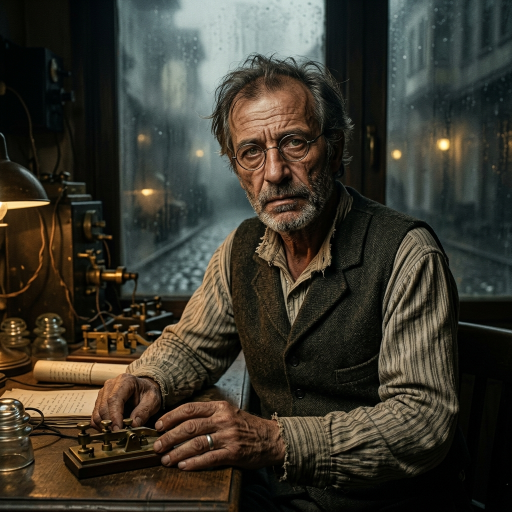
#> input picture wwwroot/images/towns/sisoren/npcler/npc_201.jpg, 1024 x 1024 px, given in place of jail_selma.png, which was not available (shown at 1/2 size)
$ python overlay_213.py
#> lines starting #> are read from the running program, lines starting #| are printed output that depends on the picture; pictures that were not available may be replaced by others from this repository, and a replacement may not be noted
from PIL import Image, ImageOps, ImageEnhance
import numpy as np

# Görseller
selma_img = Image.open(r"c:\Users\solma\OneDrive\Desktop\Dedektiflik\wwwroot\images\jail_selma.png").convert("RGB").resize((1024, 1024))
#> selma_img is the input picture: PIL image 1024x1024 RGB; mean R, G, B 59.1, 56.1, 45.9
target_img = Image.open(r"c:\Users\solma\OneDrive\Desktop\Dedektiflik\wwwroot\images\towns\sisoren\npcler\npc_213.jpg").convert("RGB").resize((1024, 1024))
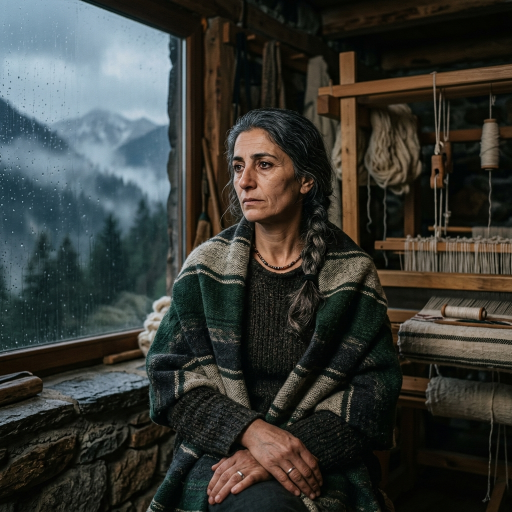
#> input picture wwwroot/images/towns/sisoren/npcler/npc_213.jpg, 1024 x 1024 px, found by its file name (shown at 1/2 size)
#> target_img is the input picture: PIL image 1024x1024 RGB; mean R, G, B 55.3, 57.2, 52.7

# Hedef görseli noir tonuna çevir
target_gray = ImageOps.grayscale(target_img)
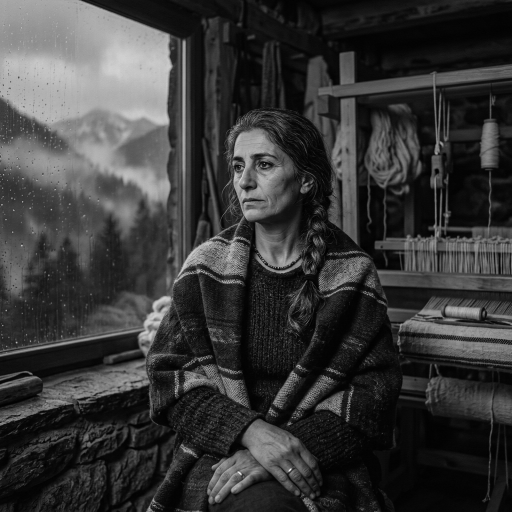
#> target_gray: PIL image 1024x1024 L (shown at 1/2 size); min 0, max 251, mean 56.1
enh = ImageEnhance.Contrast(target_gray)
target_noir = enh.enhance(1.4)
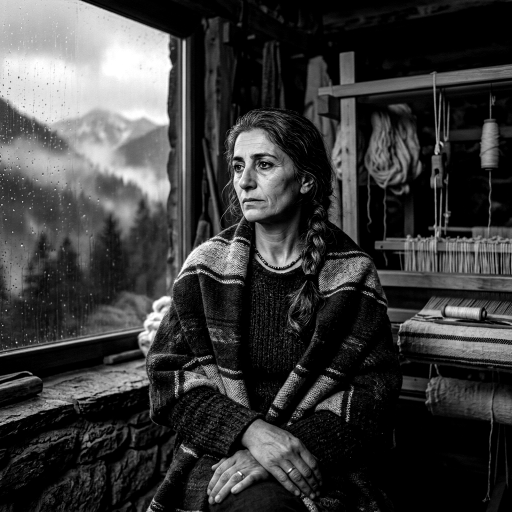
#> target_noir: PIL image 1024x1024 L (shown at 1/2 size); min 0, max 255, mean 58.7
target_noir = ImageEnhance.Brightness(target_noir).enhance(0.85).convert("RGB")
#> target_noir: PIL image 1024x1024 RGB

selma_arr = np.array(selma_img)
target_arr = np.array(target_noir)

# Selma görselindeki parmaklık pikselleri (çok koyu siyah olan ve dikey sütunlarda yer alanlar)
gray_selma = np.mean(selma_arr, axis=2)
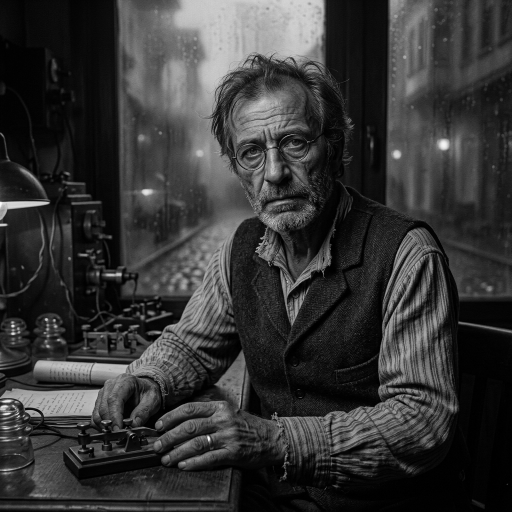
#> gray_selma: shape (1024, 1024) float64 (shown at 1/2 size); min 0, max 253.7, mean 53.7

# Parmaklıkların olduğu x aralıkları
bars_mask = np.zeros((1024, 1024), dtype=bool)
x_bars = [
    (0, 50),
    (118, 168),
    (264, 314),
    (395, 445),
    (562, 612),
    (685, 735),
    (855, 1024)
]
for x1, x2 in x_bars:
    # Sadece o sütundaki gerçekten parmaklık olan koyu pikseller
    bars_mask[:, x1:x2] = True

# Yatay raylar
bars_mask[115:140, :] = True
bars_mask[820:845, :] = True

# Selma'nın hücresindeki sol duvar ve sağ kapı/kilit parçalarını da koruyalım
bars_mask[:, :60] = True
bars_mask[:, 860:] = True
bars_mask[:130, :] = True # Üst tavan ve pencere ışığı
bars_mask[830:, :] = True # Zemin ve şişeler

out_arr = np.where(bars_mask[:, :, None], selma_arr, target_arr)
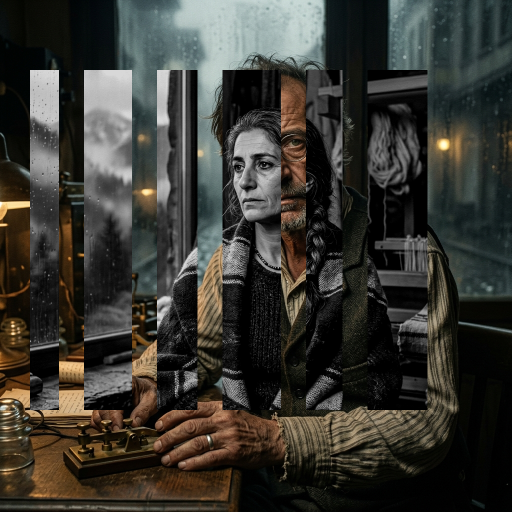
#> out_arr: shape (1024, 1024, 3) (shown at 1/2 size); mean R, G, B 56.8, 55.5, 49.7
final_img = Image.fromarray(out_arr)
final_img.save(r"c:\Users\solma\OneDrive\Desktop\Dedektiflik\wwwroot\images\towns\sisoren\npcler\jail_npc_213.png", quality=95)
print("jail_npc_213 hazırlandı!")
